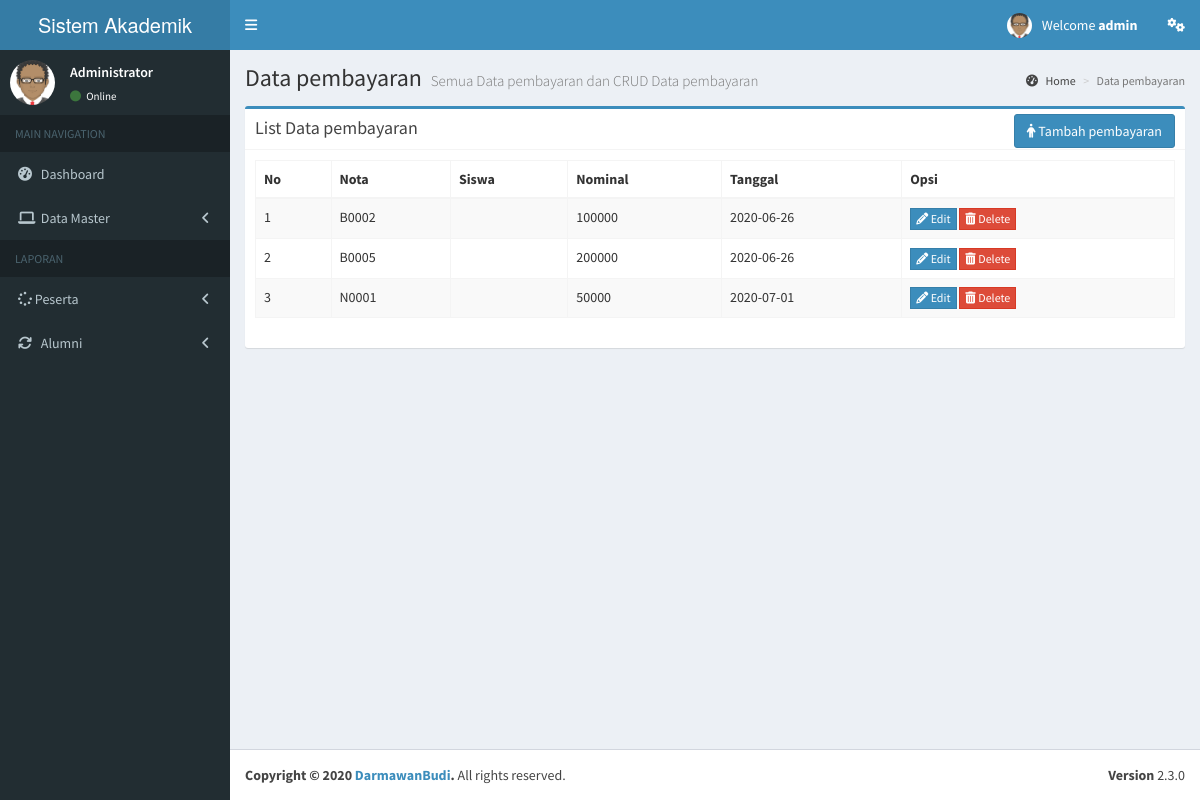
Page /pembayaran/data_pembayaran.php (signed in) on the committed database.
### tables this page shows
CREATE TABLE `pembayaran` (
  `nota` varchar(9) NOT NULL,
  `nis` varchar(9) NOT NULL,
  `nominal` int(9) NOT NULL,
  `tanggal` date NOT NULL,
  `keterangan` text NOT NULL
);

### pembayaran/data_pembayaran.php (the view, shortened to what this page needs)
<?php
if ($_SESSION['id_role'] == 'R0001')
{
  include '../template/header_admin.php';
}
else if ($_SESSION['id_role']=="R0004")
{
  include '../template/header_frontoffice.php';
}
 include '../koneksidb.php';
?>
<div class="content-wrapper">
<section class="content-header">
  <h1>Data pembayaran
    <small>Semua Data pembayaran dan CRUD Data pembayaran</small>
  </h1>
  <ol class="breadcrumb">
  <li><a href="../admin/frontoffice.php"><i class="fa fa-dashboard"></i> Home</a></li>
  <li class="active">Data pembayaran</li>
  </ol>
</section>
<section class="content">
  <div class="row">
    <div class="col-sm-12">
      <div class="box box-primary">
        <div class="box-header with-border">
          <h3 class="box-title">List Data pembayaran</h3>
          <div class="box-tools pull-left">
            <a href="#" class="btn btn-primary" data-toggle="modal" data-target="#tambahpembayaran"><i class="fa fa-male"></i> Tambah pembayaran</a>
          </div>
        </div>
        <div class="box-body">
          <div class="table-responsive22">
            <table id="datatable" class="table table-bordered table-striped">
              <thead>
                <tr>
                  <th>No</th>
                  <th>Nota</th>
                  <th>Siswa</th>
                  <th>Nominal</th>
                  <th>Tanggal</th>
                  <th>Opsi</th>
                </tr>
              </thead>
              <tbody>
                  <?php
                    $no = 1;
                    $queryview = mysqli_query($koneksi, "SELECT * FROM pembayaran order by nota asc");
                    while ($row = mysqli_fetch_assoc($queryview)) {
                  ?>
                  <tr>
                    <td><?php echo $no++;?></td>
                    <td><?php echo $row['nota'];?></td>
                    <td><?php echo $row['id_siswa'];?></td>
                    <td><?php echo $row['nominal'];?></td>
                    <td><?php echo $row['tanggal'];?></td>
                    <td>
                      <a href="#" class="btn btn-primary btn-flat btn-xs" data-toggle="modal" data-target="#updatepembayaran<?php echo $no; ?>"><i class="fa fa-pencil"></i> Edit</a>
                      <a href="#" class="btn btn-danger btn-flat btn-xs" data-toggle="modal" data-target="#deletepembayaran<?php echo $no; ?>"><i class="fa fa-trash"></i> Delete</a>
                    </td>
                  </tr>
                  <?php
                    }
                  ?>
              </tbody>
            </table>
          </div>
        </div>
      </div>
    </div>
  </div>
</section>
</div>
<?php include '../template/footer.php'; ?>

### rows in the picture
pembayaran: nota "B0002", nominal "100000", tanggal "2020-06-26"
pembayaran: nota "B0005", nominal "200000", tanggal "2020-06-26"
pembayaran: nota "N0001", nominal "50000", tanggal "2020-07-01"

### other values in the picture
$_SESSION['username'] "admin"
